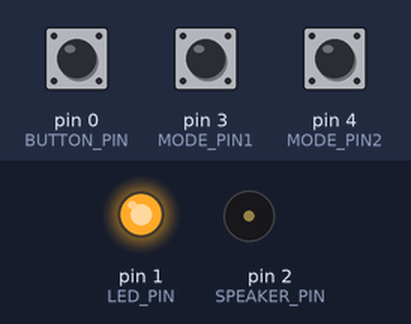
This sketch was run on a simulated Arduino Uno, built with avr-gcc and run on an emulated ATmega328P. On the bench: output pins drawn as LEDs (lit = HIGH), buzzer (waves = sounding). Inputs (shaded band) come from the test bench; at power-on: pin 0 (BUTTON_PIN) HIGH, pin 3 (MODE_PIN1) LOW, pin 4 (MODE_PIN2) LOW.

Above: at 1.2 s.
1.3 s: pin 0 (BUTTON_PIN) pulled LOW for 0.15 s
At 1.8 s:
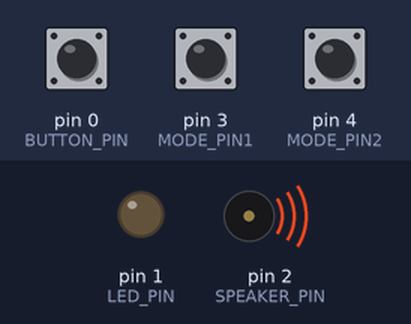
4.4 s: pin 0 (BUTTON_PIN) pulled LOW for 1 s
At 6.8 s:
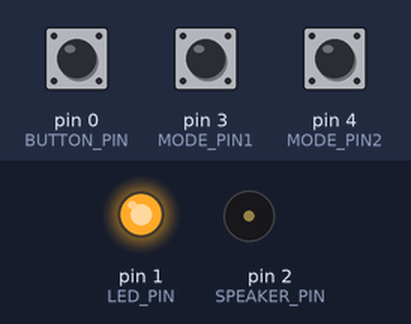
7.9 s: pin 0 (BUTTON_PIN) pulled LOW for 3.2 s
At 9.2 s:
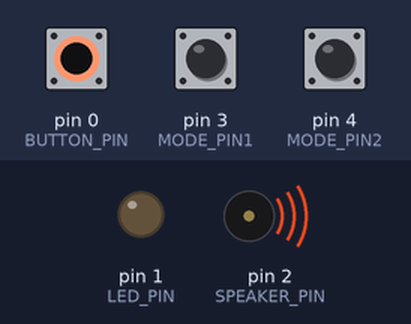
Timing chart, 0 to 13.4 s (numbered marks = the images above; inputs shaded):
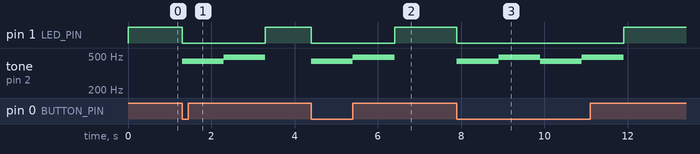

The sketch:

klaxon.ino
```cpp
/*
  Klaxon
*/

#define BUTTON_PIN 0
#define LED_PIN 1
#define SPEAKER_PIN 2
#define MODE_PIN1 3
#define MODE_PIN2 4

typedef struct _Ton {
  int frequency;
  int duration;
} Ton;

void setup() {
  pinMode(BUTTON_PIN, INPUT); // INPUT_PULLUP);           // set pin to input
  digitalWrite(BUTTON_PIN, true);

  pinMode(LED_PIN, OUTPUT);

  pinMode(SPEAKER_PIN, OUTPUT);

  pinMode(MODE_PIN1, INPUT);
  digitalWrite(MODE_PIN1, LOW);

  pinMode(MODE_PIN2, INPUT);
  digitalWrite(MODE_PIN2, LOW);
}

int modeKlaxon() {
  int ret = 0;
  ret += digitalRead(MODE_PIN1) == HIGH ? 1 : 0;
  ret += digitalRead(MODE_PIN2) == HIGH ? 2 : 0;

  return ret;
}

void sound(int frequency, int duration) {
  tone(SPEAKER_PIN, frequency, duration);
  delay(duration);
  noTone(SPEAKER_PIN);
}

void playTon(Ton arr[], int count) {
  for (int idx=0; idx < count; idx++) {
    sound(arr[idx].frequency, arr[idx].duration);
  }
}

void pompier() {
  Ton arr[] {
    // { 435, 1000 }, { 488, 1000 } // do not work on 85s chip
    { 435, 1000 }, { 485, 1000 }
  };

  playTon(arr, sizeof(arr)/sizeof(arr[0]));
}

void ambulance() {
  Ton arr[] {
    { 520, 700 }, { 416, 700 }
  };

  playTon(arr, sizeof(arr)/sizeof(arr[0]));
}

void police() {
  Ton arr[] {
    { 435, 700 }, { 580, 700 }
  };

  playTon(arr, sizeof(arr)/sizeof(arr[0]));
}

void sirene_us() {
  for (int freq=600; freq<900; freq+=10){
    sound(freq, 100);
  }
  for (int freq=900; freq>600; freq-=10){
    sound(freq, 100);
  }
}

void sirene_wowwow() {
  for (int freq=440; freq<1220; freq+=10) {
    sound(freq, 20);
  }

  for (int freq=1220; freq>440; freq-=10){
    sound(freq, 20);
  }
}

void loop() {
  if (digitalRead(BUTTON_PIN) == LOW) {
    digitalWrite(LED_PIN, LOW);
    switch (modeKlaxon()) {
      case 0:
        pompier();
        break;
      case 1:
        police();
        break;
      case 2:
        ambulance();
        break;
      case 3:
        //sirene_us();
        sirene_wowwow();
        break;
      default:
        digitalWrite(LED_PIN, true);
        delay(100);
        digitalWrite(LED_PIN, false);
        delay(100);
        break;
    }
    noTone(SPEAKER_PIN);
  } else {
    digitalWrite(LED_PIN, HIGH);
  }
}
```

Measured:
- after the input at 1.3 s, pin 1 (LED_PIN): HIGH → LOW at once, → HIGH 2.0 s later; tone on pin 2 (SPEAKER_PIN): silent → 435 Hz at once, → 485 Hz 1.0 s later, → silent 1.0 s later
- after the input at 4.4 s, pin 1 (LED_PIN): HIGH → LOW at once, → HIGH 2.0 s later; tone on pin 2 (SPEAKER_PIN): silent → 435 Hz at once, → 485 Hz 1.0 s later, → silent 1.0 s later
- after the input at 7.9 s, pin 1 (LED_PIN): HIGH → LOW at once, → HIGH 4.0 s later; tone on pin 2 (SPEAKER_PIN): plays 435 Hz for 1.0 s, 485 Hz for 1.0 s, 435 Hz for 1.0 s, 485 Hz for 1.0 s, starting at once
